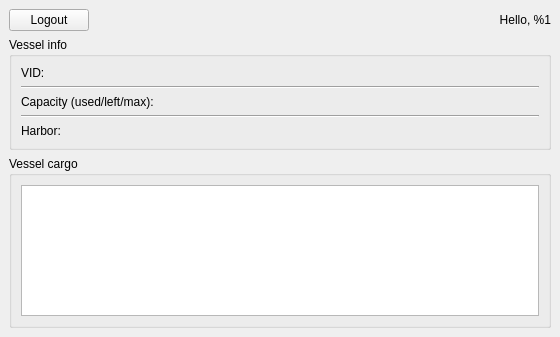
<?xml version="1.0" encoding="UTF-8"?>
<ui version="4.0">
 <class>SkipperPanel</class>
 <widget class="QMainWindow" name="SkipperPanel">
  <property name="geometry">
   <rect>
    <x>0</x>
    <y>0</y>
    <width>560</width>
    <height>337</height>
   </rect>
  </property>
  <property name="windowTitle">
   <string>MainWindow</string>
  </property>
  <widget class="QWidget" name="centralwidget">
   <layout class="QGridLayout" name="gridLayout_2">
    <item row="0" column="0">
     <widget class="QPushButton" name="pb_logout">
      <property name="sizePolicy">
       <sizepolicy hsizetype="Maximum" vsizetype="Fixed">
        <horstretch>0</horstretch>
        <verstretch>0</verstretch>
       </sizepolicy>
      </property>
      <property name="text">
       <string>Logout</string>
      </property>
     </widget>
    </item>
    <item row="0" column="1">
     <widget class="QLabel" name="lab_user">
      <property name="text">
       <string>Hello, %1</string>
      </property>
      <property name="textFormat">
       <enum>Qt::MarkdownText</enum>
      </property>
      <property name="alignment">
       <set>Qt::AlignRight|Qt::AlignTrailing|Qt::AlignVCenter</set>
      </property>
     </widget>
    </item>
    <item row="1" column="0" colspan="2">
     <widget class="QGroupBox" name="groupBox">
      <property name="title">
       <string>Vessel info</string>
      </property>
      <layout class="QGridLayout" name="gridLayout">
       <item row="0" column="0">
        <widget class="QLabel" name="label">
         <property name="text">
          <string>VID:</string>
         </property>
         <property name="alignment">
          <set>Qt::AlignLeading|Qt::AlignLeft|Qt::AlignVCenter</set>
         </property>
        </widget>
       </item>
       <item row="0" column="2">
        <widget class="QLabel" name="lab_vid">
         <property name="text">
          <string/>
         </property>
         <property name="alignment">
          <set>Qt::AlignRight|Qt::AlignTrailing|Qt::AlignVCenter</set>
         </property>
        </widget>
       </item>
       <item row="1" column="0" colspan="3">
        <widget class="Line" name="line">
         <property name="orientation">
          <enum>Qt::Horizontal</enum>
         </property>
        </widget>
       </item>
       <item row="2" column="0">
        <widget class="QLabel" name="label_2">
         <property name="text">
          <string>Capacity (used/left/max):</string>
         </property>
         <property name="alignment">
          <set>Qt::AlignLeading|Qt::AlignLeft|Qt::AlignVCenter</set>
         </property>
        </widget>
       </item>
       <item row="2" column="2">
        <widget class="QLabel" name="lab_capacity">
         <property name="text">
          <string/>
         </property>
         <property name="alignment">
          <set>Qt::AlignRight|Qt::AlignTrailing|Qt::AlignVCenter</set>
         </property>
        </widget>
       </item>
       <item row="3" column="0" colspan="3">
        <widget class="Line" name="line_2">
         <property name="orientation">
          <enum>Qt::Horizontal</enum>
         </property>
        </widget>
       </item>
       <item row="4" column="0">
        <widget class="QLabel" name="label_3">
         <property name="text">
          <string>Harbor:</string>
         </property>
         <property name="alignment">
          <set>Qt::AlignLeading|Qt::AlignLeft|Qt::AlignVCenter</set>
         </property>
        </widget>
       </item>
       <item row="4" column="1" colspan="2">
        <widget class="QLabel" name="lab_harbor">
         <property name="text">
          <string/>
         </property>
         <property name="alignment">
          <set>Qt::AlignRight|Qt::AlignTrailing|Qt::AlignVCenter</set>
         </property>
        </widget>
       </item>
      </layout>
     </widget>
    </item>
    <item row="2" column="0" colspan="2">
     <widget class="QGroupBox" name="groupBox_2">
      <property name="title">
       <string>Vessel cargo</string>
      </property>
      <layout class="QVBoxLayout" name="verticalLayout">
       <item>
        <widget class="QTableView" name="tv_cargo">
         <property name="selectionMode">
          <enum>QAbstractItemView::NoSelection</enum>
         </property>
         <property name="selectionBehavior">
          <enum>QAbstractItemView::SelectRows</enum>
         </property>
        </widget>
       </item>
      </layout>
     </widget>
    </item>
   </layout>
  </widget>
 </widget>
 <resources/>
 <connections/>
</ui>
